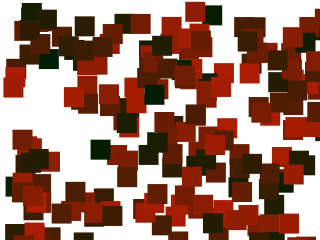
Frame 1 (no input)
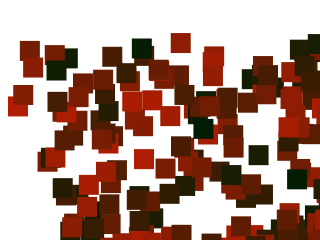
Frame 60 (the mouse pressed at the canvas centre just before this capture)
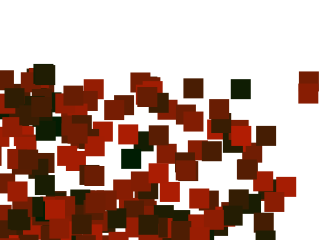
Frame 120 (the mouse held since frame 60 and released just before this capture)

The Processing sketch that drew these frames (run headless with seeded random() and noise(); from frame 60 on, the mouse is pressed at the canvas centre):

// Processing sketch: processing_47338
// ── processing_47338.pde



// Arrays

float [] posx = new float [200];
float [] posy = new float [200];
int [] dirx = new int [200];
int [] diry = new int [200];
color[] col = new color [200];

void setup () {
  size (320, 240);
  smooth();


  int counter = 0;

  while (counter < 200){
    
    posx[counter] = random (width);
    posy[counter] = random (height);
    dirx[counter] = 1;
    diry[counter] = 1;
    col[counter] = color (random (180), (29), (3));
  
    counter = counter + 1;
  }
}

void draw () {
  background (255);
  fill (0);
  noStroke ();

  int counter = 0;
  while (counter < 200) {

    posx[counter] = posx [counter] + (random (10) * dirx[counter]);
    posy[counter] = posy[counter] + (random (1) * diry[counter]);

    if (posx[counter] > width || posx[counter] < 0) {
      dirx[counter] = dirx[counter] * -1;
    }
    if (posy[counter] > height || posy[counter] < 0) {
      diry[counter] = diry[counter] * -1;
    }
    fill (col[counter]);
    rect (posx[counter], posy[counter], 20, 20); 
    counter = counter + 1;
    
    //ellipse (posx[counter], posy[counter], 20, 20); 
    //counter = counter + 1;
  }
}
